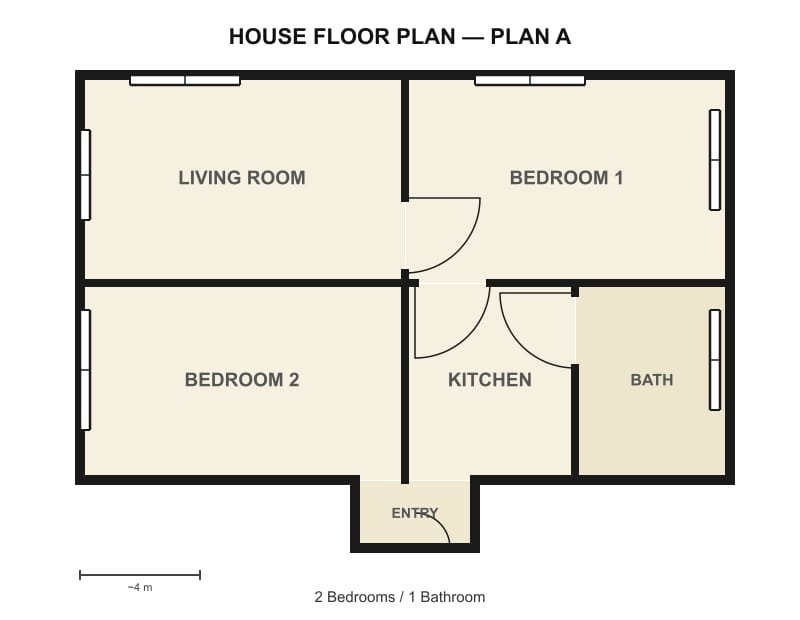
#> input picture sample_plans/floor_plan_2.png, 800 x 620 px; its folder holds only this picture in this run
$ python -i preprocessor.py   (imports and definitions only)
#> lines starting #> are read from the running program, lines starting #| are printed output that depends on the picture; after the words box and inside, x2 and y2 are one past the last pixel; in counts of white or black regions, pixels touching at a corner belong together
#> further down, picture is the input picture: shape (620, 800, 3); mean B, G, R 221.2, 229.7, 232.7
"""
Image preprocessing for floor plan analysis.
Handles contrast enhancement, denoising, and binarization.
"""

import os
from typing import Tuple, Optional
import numpy as np

# Lazy import for cv2
cv2 = None


def _get_cv2():
    global cv2
    if cv2 is None:
        import cv2 as _cv2

        cv2 = _cv2
    return cv2


def preprocess_image(
    image: np.ndarray, debug_dir: Optional[str] = None, debug_prefix: str = "preprocess"
) -> Tuple[np.ndarray, np.ndarray, dict]:
    """
    Preprocess a floor plan image for parsing.

    Args:
        image: Input BGR image from cv2.imread
        debug_dir: Directory to save debug images (if provided)
        debug_prefix: Prefix for debug image filenames

    Returns:
        Tuple of (processed_image, binary_image, metadata)
    """
#> called with debug_prefix = 'preprocess'
    cv2 = _get_cv2()

    metadata = {"original_shape": image.shape, "steps_applied": []}

    # Convert to grayscale
    if len(image.shape) == 3:
        gray = cv2.cvtColor(image, cv2.COLOR_BGR2GRAY)
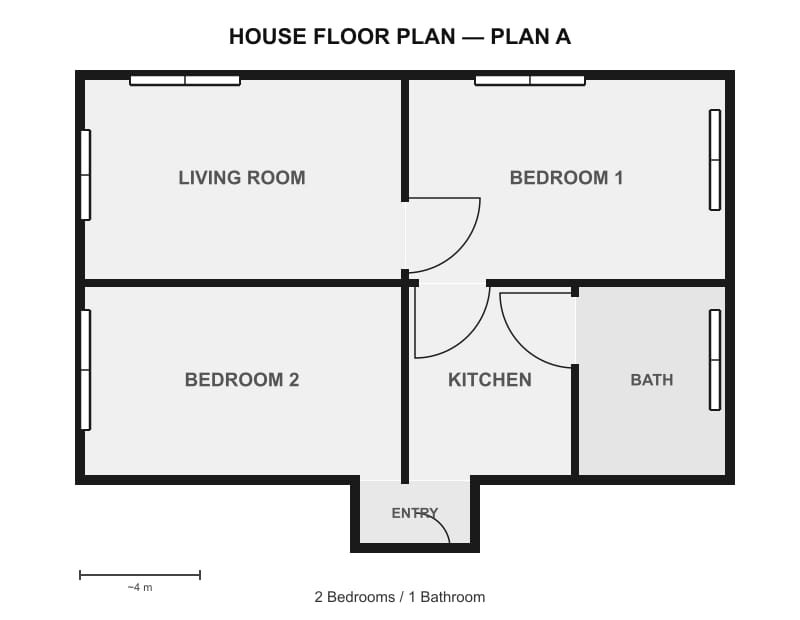
#> gray: shape (620, 800); min 0, max 255, mean 229.6
    else:
        gray = image.copy()
    metadata["steps_applied"].append("grayscale")

    # Apply CLAHE (Contrast Limited Adaptive Histogram Equalization)
    clahe = cv2.createCLAHE(clipLimit=2.0, tileGridSize=(8, 8))
    enhanced = clahe.apply(gray)
    metadata["steps_applied"].append("clahe")

    # Denoise
    denoised = cv2.fastNlMeansDenoising(
        enhanced, None, h=10, templateWindowSize=7, searchWindowSize=21
    )
    metadata["steps_applied"].append("denoise")

    # Adaptive thresholding for binarization
    binary = cv2.adaptiveThreshold(
        denoised,
        255,
        cv2.ADAPTIVE_THRESH_GAUSSIAN_C,
        cv2.THRESH_BINARY_INV,
        blockSize=11,
        C=2,
    )
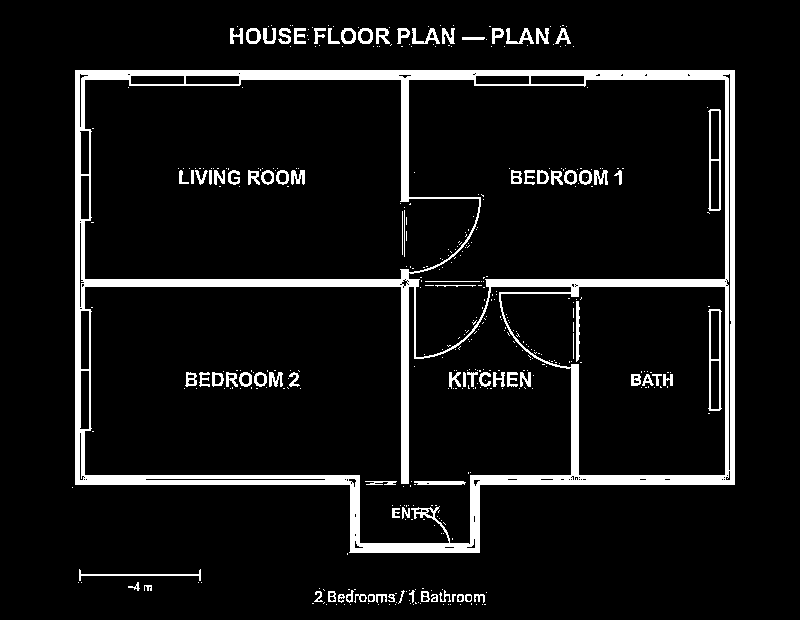
#> binary: shape (620, 800); 7.9% white; 436 white regions (348 under 20 px), largest, box (x1, y1, x2, y2) and area: (75, 70, 735, 553) 30292, (708, 309, 722, 411) 458, (708, 109, 721, 211) 455
    metadata["steps_applied"].append("adaptive_threshold")

    # Morphological operations to clean up
    kernel = np.ones((2, 2), np.uint8)
    binary = cv2.morphologyEx(binary, cv2.MORPH_CLOSE, kernel)
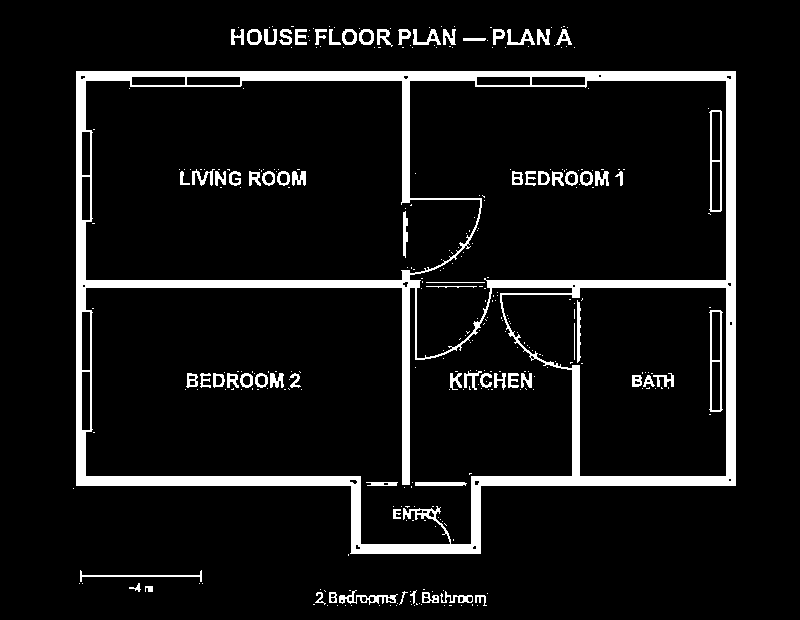
#> binary: shape (620, 800); 8.2% white; 332 white regions (259 under 20 px), largest, box (x1, y1, x2, y2) and area: (76, 71, 736, 554) 31501, (709, 310, 723, 412) 458, (709, 110, 722, 212) 455
    binary = cv2.morphologyEx(binary, cv2.MORPH_OPEN, kernel)
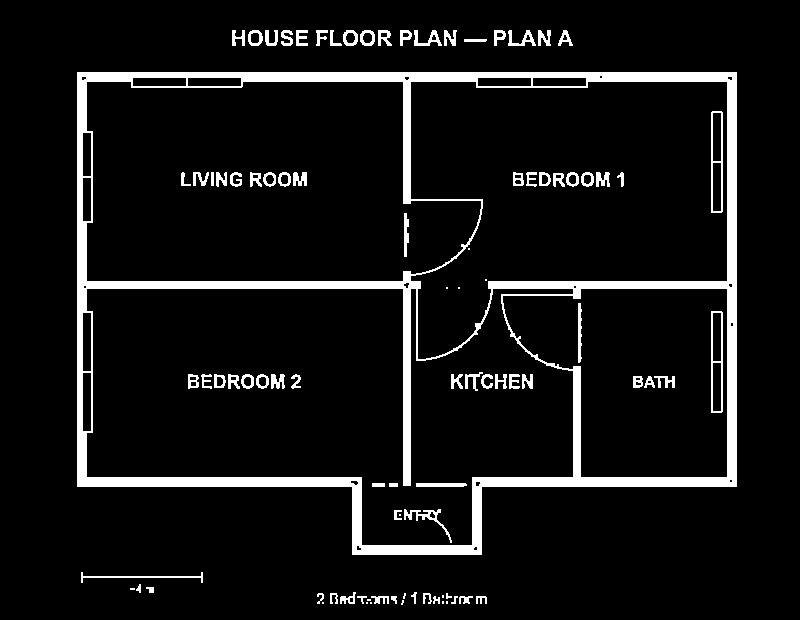
#> binary: shape (620, 800); 8% white; 93 white regions (15 under 20 px), largest, box (x1, y1, x2, y2) and area: (77, 72, 737, 555) 31099, (711, 311, 723, 413) 454, (711, 111, 723, 213) 453
    metadata["steps_applied"].append("morphology")

    # Save debug images if requested
    if debug_dir:
        os.makedirs(debug_dir, exist_ok=True)
        cv2.imwrite(os.path.join(debug_dir, f"{debug_prefix}_1_gray.png"), gray)
        cv2.imwrite(os.path.join(debug_dir, f"{debug_prefix}_2_enhanced.png"), enhanced)
        cv2.imwrite(os.path.join(debug_dir, f"{debug_prefix}_3_denoised.png"), denoised)
        cv2.imwrite(os.path.join(debug_dir, f"{debug_prefix}_4_binary.png"), binary)
        metadata["debug_images_saved"] = True

    return denoised, binary, metadata


# [56 lines left out: function detect_scale_bar, not called in this run]

>>> import cv2
>>> picture = cv2.imread('../../sample_plans/floor_plan_2.png')
>>> result = preprocess_image(picture)

$ run again, on sample_plans/simple_floor_plan.png
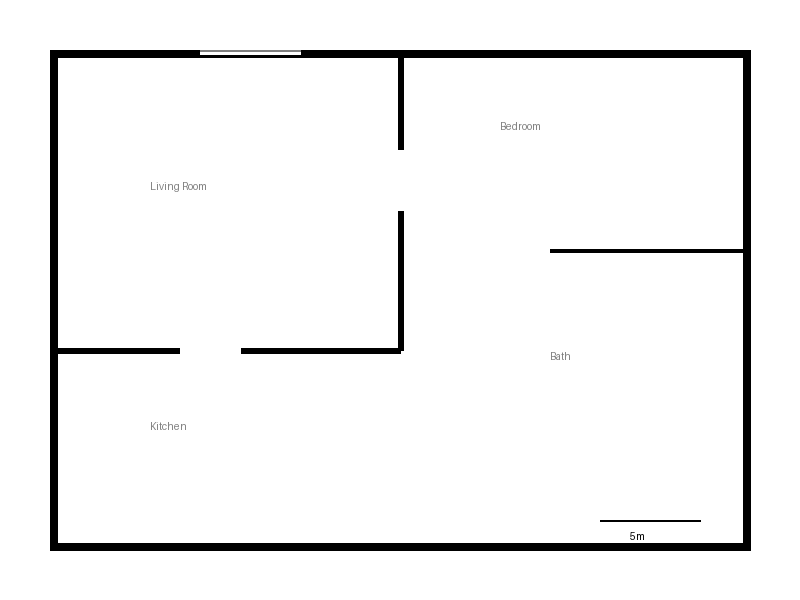
#> input picture sample_plans/simple_floor_plan.png, 800 x 600 px
#> picture is the input picture: shape (600, 800, 3); min 0, max 255, mean 242.9
#> in preprocess_image, `binary = cv2.adaptiveThreshold( denoised, 255, cv2.ADAPTIVE_THRESH_GAU..`:
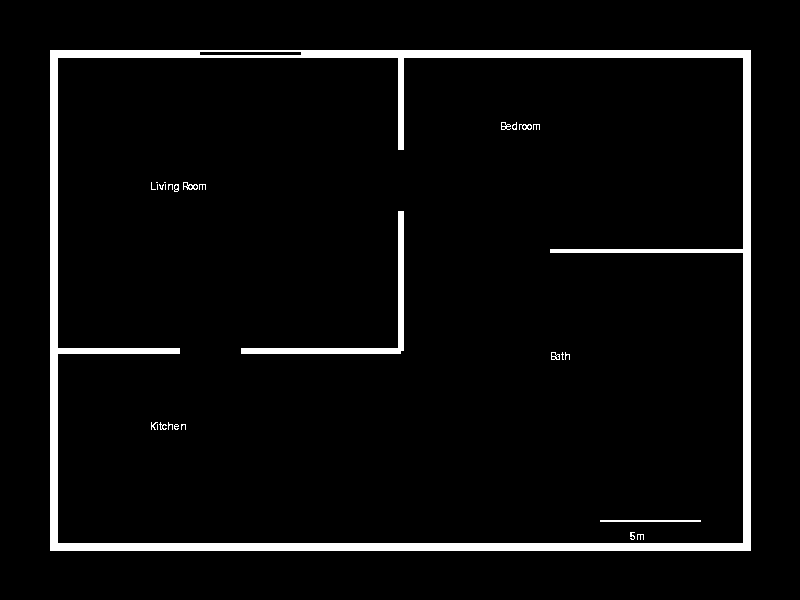
#> binary: shape (600, 800); 4.8% white; 28 white regions (13 under 20 px), largest, box (x1, y1, x2, y2) and area: (50, 50, 751, 551) 20729, (241, 211, 404, 354) 1791, (600, 520, 701, 522) 202
#> in preprocess_image, `binary = cv2.morphologyEx(binary, cv2.MORPH_OPEN, kernel)`:
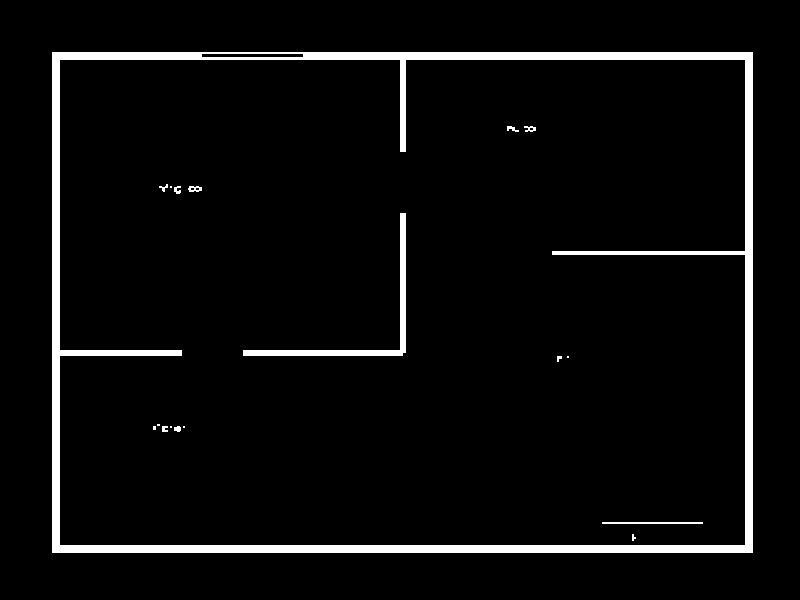
#> binary: shape (600, 800); 4.8% white; 18 white regions (7 under 20 px), largest, box (x1, y1, x2, y2) and area: (52, 52, 753, 553) 20729, (243, 213, 406, 356) 1791, (602, 522, 703, 524) 202
